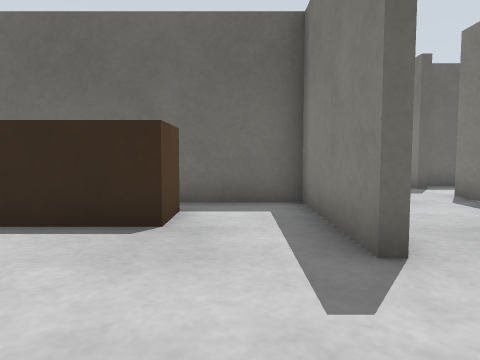
view 1 (above)

22 first-person views from a walk through a world built for the Gazebo simulator. The camera is 0.5 m above the floor, tilts 4° down and sees 70° across. The floor is counted in squares, 0.5 m on a side. Each view is taken from the middle of a square. On the plan, view 1 faces up. The plan holds only what a view shows up to about 13 squares ahead; the rest is blank. The place goes on beyond the plan.

view 2
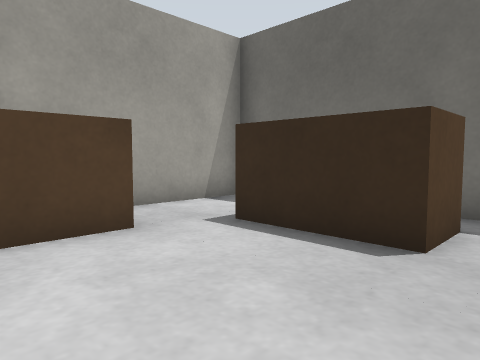

view 3
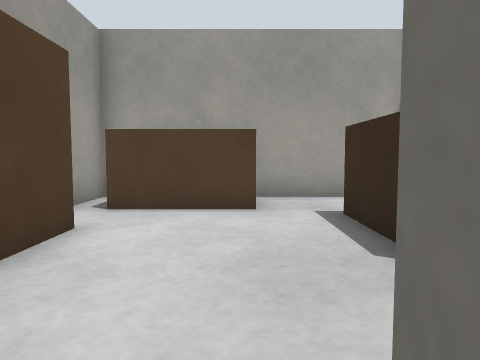

view 4
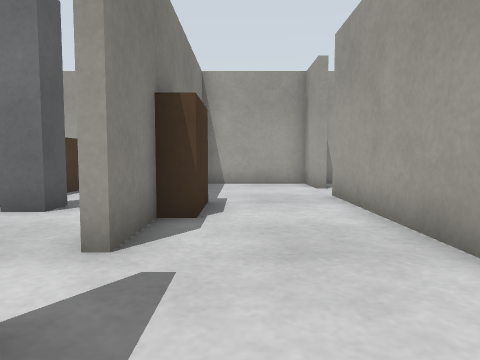

view 5
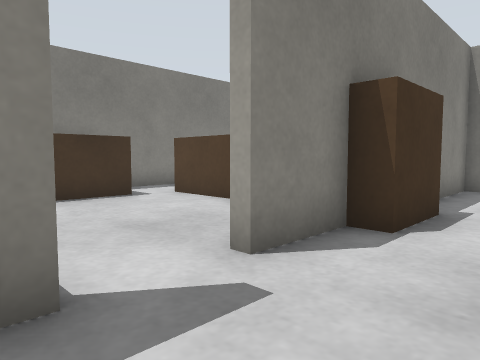

view 6
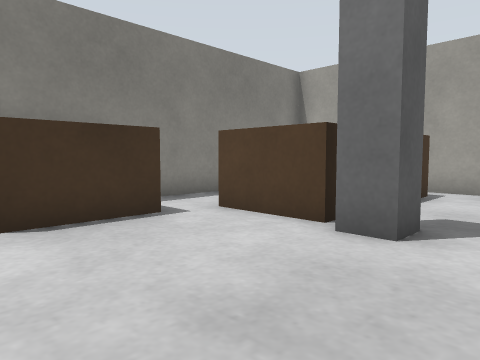

view 7
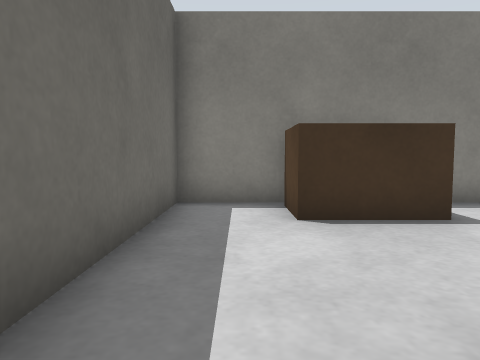

view 8
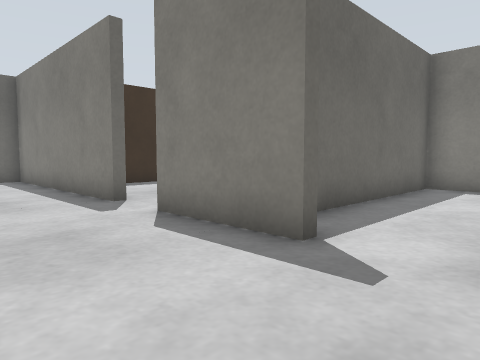

view 9
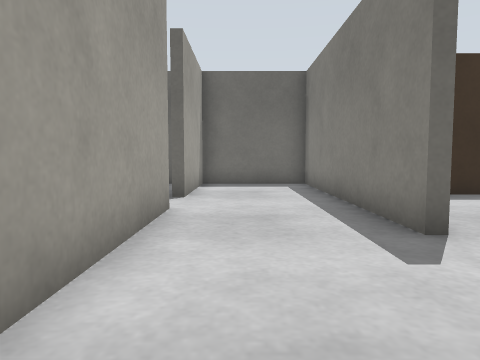

view 10
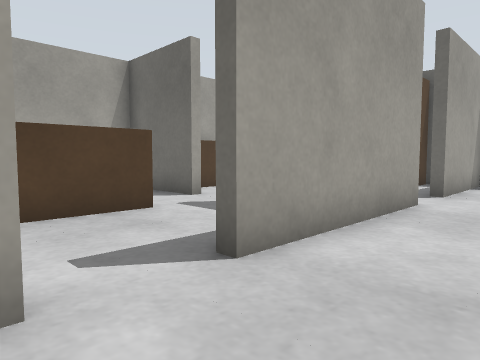

view 11
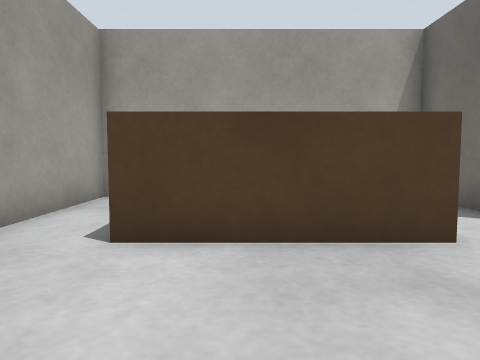

view 12
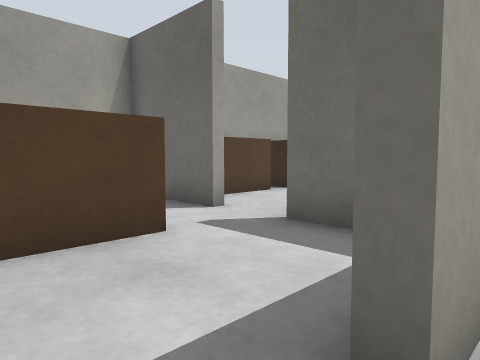

view 13
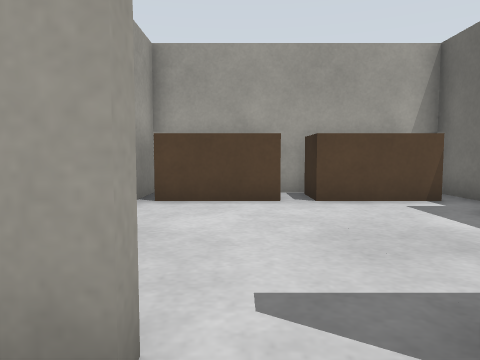

view 14
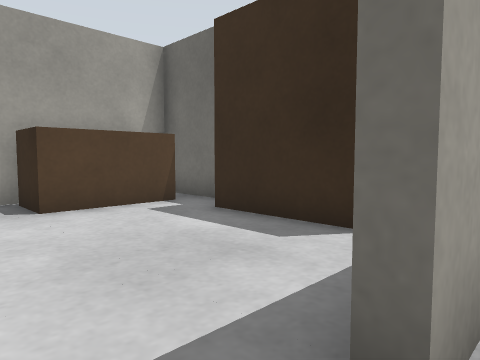

view 15
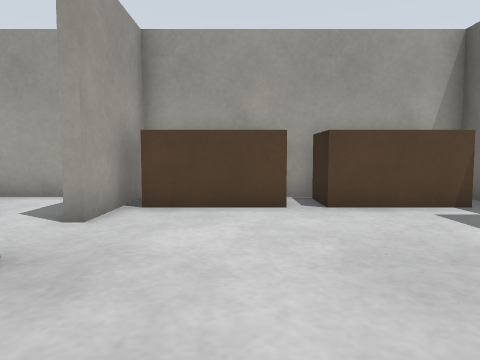

view 16
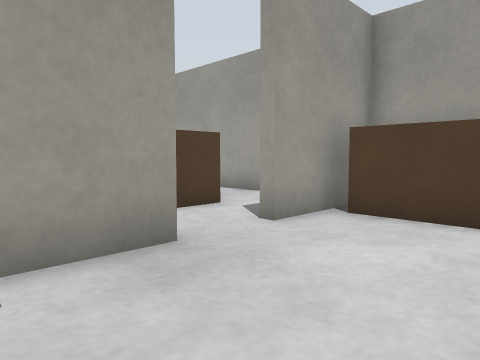

view 17
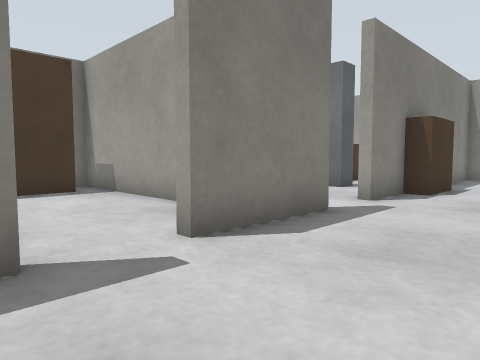

view 18
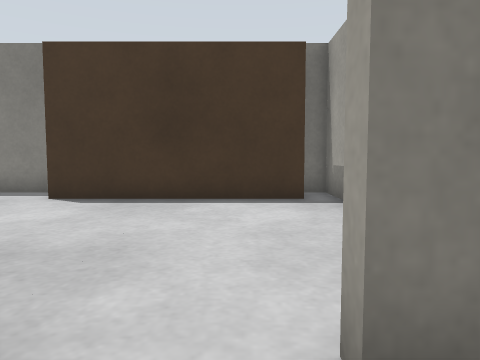

view 19
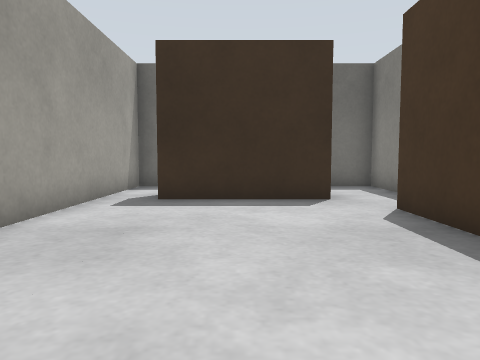

view 20
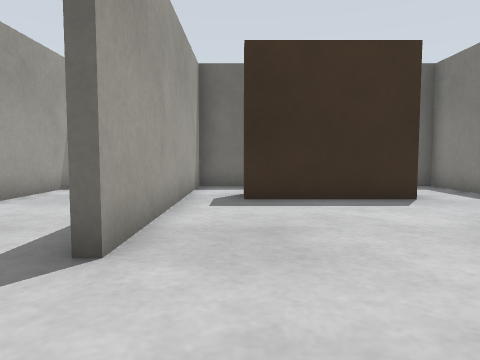

view 21
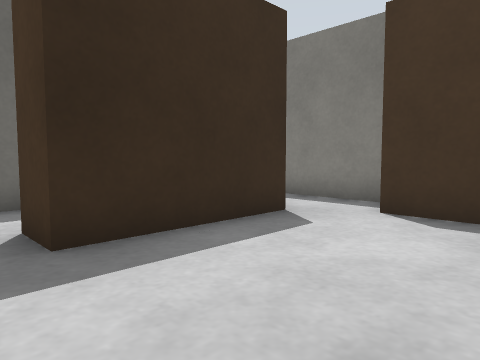

view 22
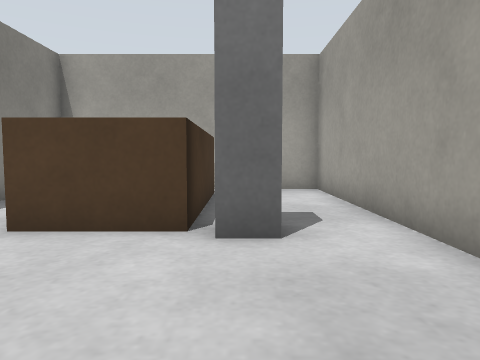

### Floor plan
Key: @ floor where view 1 was taken; # wall or solid block; . floor; B brown box; P grey post.
Columns run from 7 left of view 1 to 14 right of it. Each row starts with its distance up from view 1.
 24  ####   ########   ###
 23 #...#####...#..    ..#
 22  BB.....#...#..    ..#
 21  BB.....#...#.B    ..#
 20  BB.....#...#.BBBBB..#
 19  BB.........#........#
 18  BB.........#......#
 17  BB.....#...#......#
 16  #B.....#...#......#
 15 #.##..###..........#
 14 #.......#..........#
 13 #..BBB..#...#......#
 12 #..  B......#........#
 11 #.   B......##########
 10 #    B..#............#
  9 #  .....#..........BB
  8 #.....  #...#......BB
  7 #########...#......BB
  6 #..   B.#...B..P.....#
  5 #..BBBB.#...B..PBBB..#
  4 #.......#...#...B  ..#
  3  BB.........#...B   .#
  2  BB.........#...B    #
  1  BB.....#...#...B    #
  0 #....BB@#...#....    #
 -1 #####   #############

Where each view was taken, in squares from view 1:
view 1: 0 up, 0 right, facing up
view 2: 1 up, 0 right, facing up-left
view 3: 3 up, 2 right, facing left
view 4: 12 up, 4 right, facing down
view 5: 11 up, 3 right, facing down-right
view 6: 10 up, 6 right, facing down-right
view 7: 10 up, 6 right, facing right
view 8: 8 up, 2 right, facing up-right
view 9: 11 up, 3 right, facing up
view 10: 10 up, 4 right, facing up-left
view 11: 11 up, 2 right, facing left
view 12: 11 up, 2 right, facing up-left
view 13: 18 up, 3 right, facing left
view 14: 18 up, 2 right, facing up-left
view 15: 18 up, 2 right, facing left
view 16: 19 up, 1 right, facing down-left
view 17: 16 up, 2 right, facing down-right
view 18: 14 up, 4 right, facing right
view 19: 12 up, 9 right, facing up
view 20: 12 up, 7 right, facing up
view 21: 16 up, 6 right, facing up-right
view 22: 10 up, 8 right, facing down
